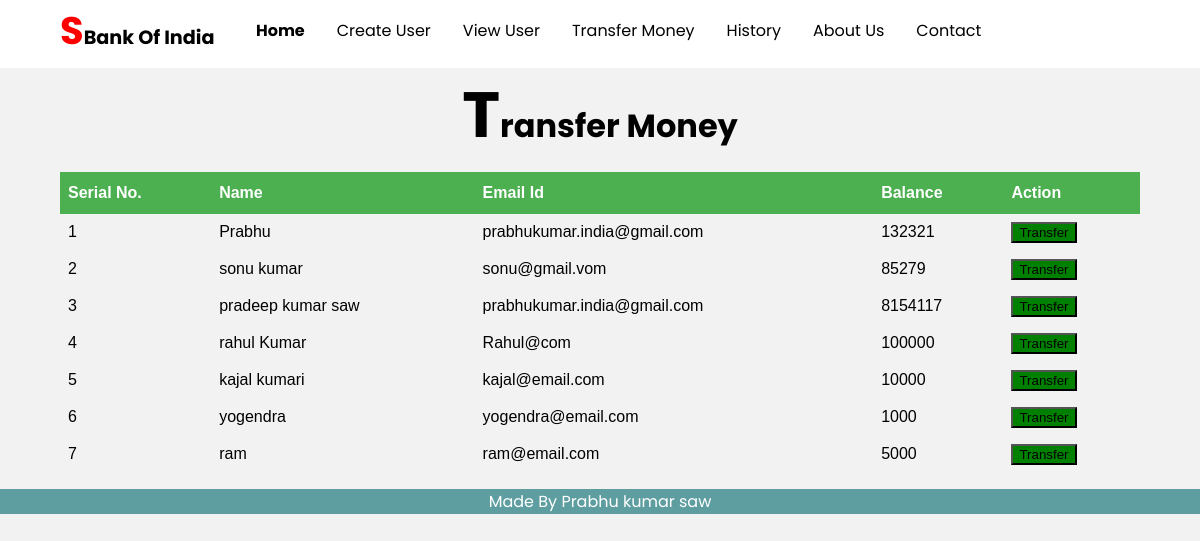
The page /Transfer.php on the database its author committed.
### tables this page shows
CREATE TABLE `user` (
  `id` int(255) NOT NULL,
  `name` text NOT NULL,
  `email` varchar(255) NOT NULL,
  `balance` int(255) NOT NULL
);

### Transfer.php (the view)
<?php include("header.php")?>
<div class="container">
<h1><span>T</span>ransfer Money</h1>
<div style="overflow-x:auto;">
<table id="customers">
        <thead>
            <tr>
            <th>Serial No.</th>
                <th>Name</th>
                <th>Email Id</th>
                <th>Balance</th>
                <th>Action</th>
            </tr>
        </thead>
        <tbody>
			<?php
     include 'config.php';
	$selectquery = "SELECT * FROM user";
	$query = mysqli_query($conn,$selectquery);
while( $res = mysqli_fetch_array($query)){
	?>
	 <tr>
            <td data-th="id"><?php echo $res['id']; ?></td>
                <td data-th="Name"><?php echo $res['name']; ?></td>
                <td data-th="Email"><?php echo $res['email']; ?></td>
                <td data-th="Balance"><?php echo $res['balance']; ?></td>
                <td data-th="Balance"><a href="select_trans.php?id=<?php echo $res['id']; ?>"> <button type="button" class="btn" style="background-color : green;">Transfer</button></a></td>
            </tr>
			<?php
}
?>
        </tbody>
</table>
</div>
</div>
<?php include("footer.php")?>

### header.php (shortened to what this page needs)
<!DOCTYPE html>
<html lang="en">
<head>
    <link rel="stylesheet" href="css/main.css">
</head>
<body>
    <div class="navbar">
        <div class="container">
            <a class="logo" href="index.php"><span>S</span>Bank Of India</a>
            <nav>
                <ul class="primary-nav">
                    <li class="current"><a href="index.php">Home</a></li>
                    <li><a href="add_user.php">Create User</a></li>
                    <li><a href="view.php">View User</a></li>
                      <li><a href="transfer.php">Transfer Money</a></li>
                      <li><a href="history.php">History</a></li>
                    <li><a href="about.php">About Us</a></li>
                    <li><a href="#">Contact</a></li>
                </ul>
            </nav>
        </div>
    </div>

### footer.php (shortened to what this page needs)
    	<div class="footer">
  <p>Made By Prabhu kumar saw</p>
</div>

### css/main.css (style rules this page uses)
:root { --primary-color: #303c66; }
body { background: #F2F2F2; margin: 0; font-family: 'Poppins'; }
.navbar { background: white; padding: 1em; }
.navbar .logo { text-decoration: none; font-weight: bold; color: black; font-size: 1.2em; }
.navbar .logo span { color: red; }
.navbar nav { display: none; }
.navbar .container { display: -webkit-box; display: -ms-flexbox; display: flex; place-content: space-between; }
a { color: #444444; }
ul { list-style-type: none; margin: 0; padding: 0; }
nav { position: fixed; z-index: 999; width: 66%; right: 0; top: 0; background: #20272E; height: 100vh; padding: 1em; }
nav ul.primary-nav { margin-top: 5em; }
nav li a { color: white; text-decoration: none; display: block; padding: .5em; font-size: 1.3em; text-align: right; }
@media only screen and (min-width: 768px) { .navbar .container { display: -ms-grid; display: grid; -ms-grid-columns: 180px auto; grid-template-columns: 180px auto; -webkit-box-pack: unset; -ms-flex-pack: unset; justify-content: unset; } }
@media only screen and (min-width: 768px) { .navbar nav { display: -webkit-box; display: -ms-flexbox; display: flex; -webkit-box-pack: justify; -ms-flex-pack: justify; justify-content: space-between; background: none; position: unset; height: auto; width: 100%; padding: 0; } }
@media only screen and (min-width: 768px) { .navbar nav ul { display: -webkit-box; display: -ms-flexbox; display: flex; } }
@media only screen and (min-width: 768px) { .navbar nav a { color: black; font-size: 1em; padding: .1em 1em; } }
@media only screen and (min-width: 768px) { .navbar nav ul.primary-nav { margin: 0; } }
@media only screen and (min-width: 768px) { .navbar nav li.current a { font-weight: bold; } }
@media only screen and (min-width: 1080px) { .container { width: 1080px; margin: 0 auto; } }
#customers { font-family: Arial, Helvetica, sans-serif; border-collapse: collapse; width: 100%; }
#customers td, #customers th { bottom-border: 1px solid #ddd; padding: 8px; }
#customers tr:nth-child(even) { background-color: #f2f2f2; }
#customers th { padding-top: 12px; padding-bottom: 12px; text-align: left; background-color: #4CAF50; color: white; }
h1 { text-align:center; }
span { font-size: 200%; line-height: 80%; }
.footer { position:relative; left: 0; width: 100%; background-color:cadetblue; color: white; text-align: center; }

### rows shown on the page
user: id "1", name "Prabhu", email "prabhukumar.india@gmail.com", balance "132321"
user: id "2", name "sonu kumar", email "sonu@gmail.vom", balance "85279"
user: id "3", name "pradeep kumar saw", email "prabhukumar.india@gmail.com", balance "8154117"
user: id "4", name "rahul Kumar", email "Rahul@com", balance "100000"
user: id "5", name "kajal kumari", email "kajal@email.com", balance "10000"
user: id "6", name "yogendra", email "yogendra@email.com", balance "1000"
user: id "7", name "ram", email "ram@email.com", balance "5000"
